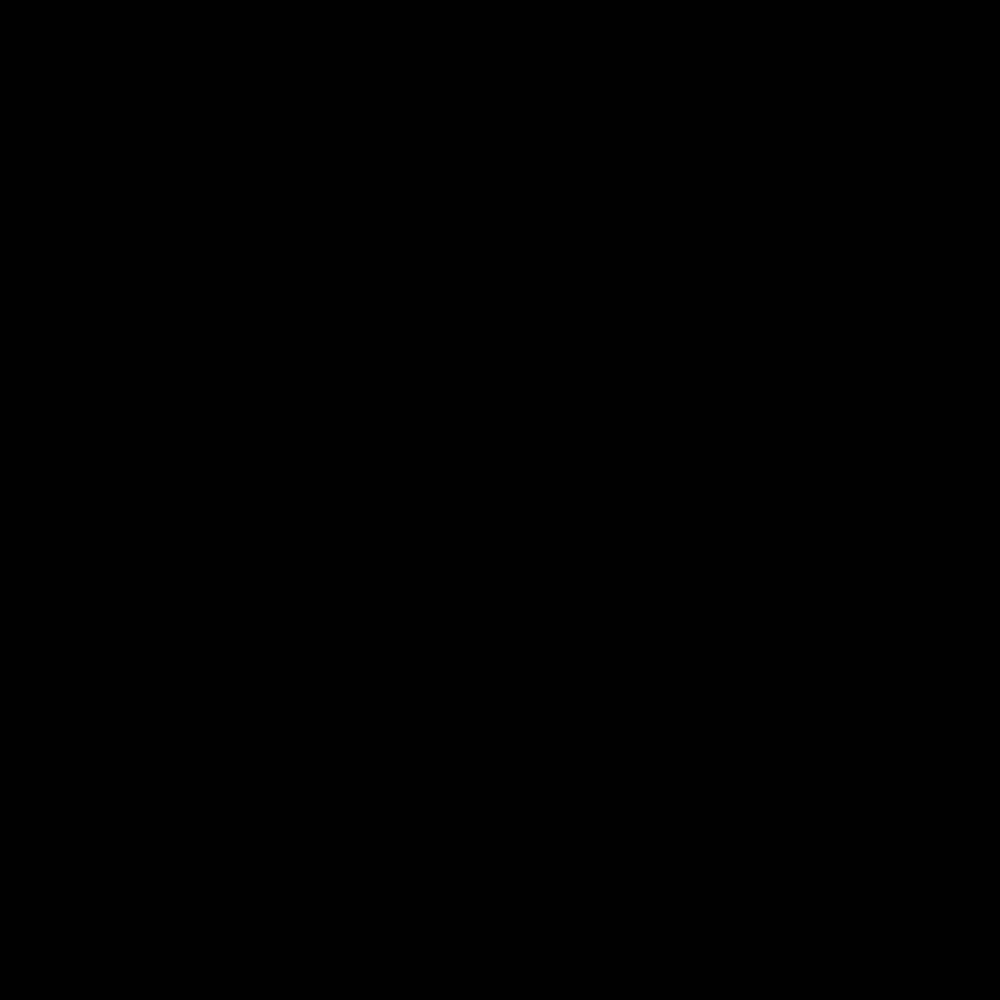
Frame 1 (no input)
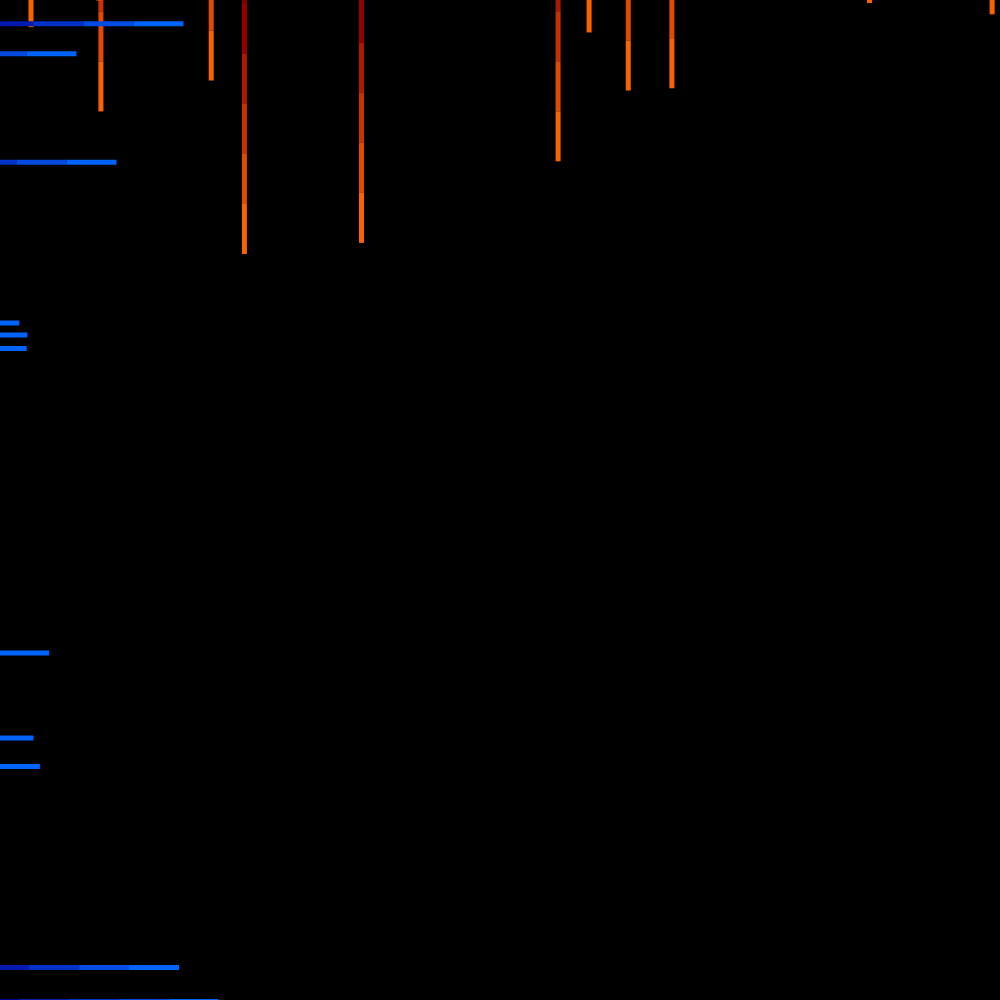
Frame 60 (no input)
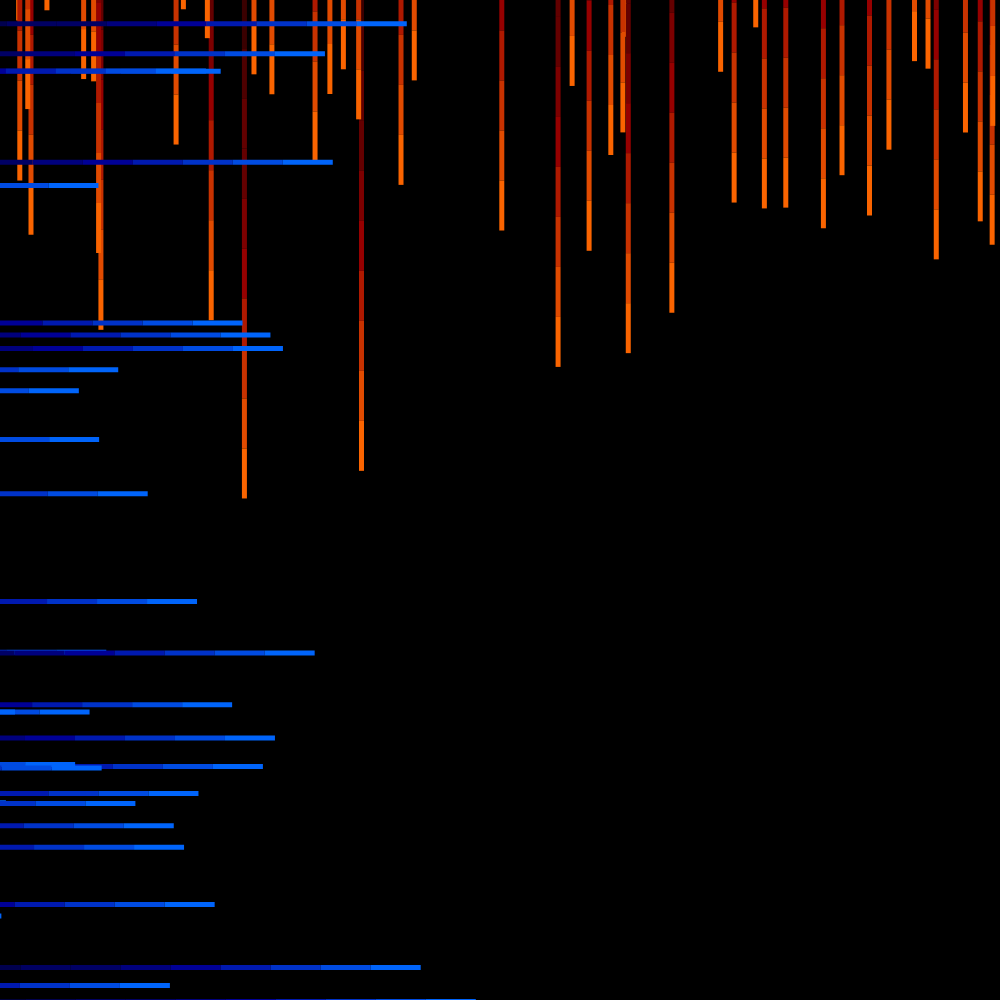
Frame 120 (the mouse pressed at the canvas centre since frame 60)

The p5.js sketch that drew these frames (run headless with seeded random() and noise() and a simulated clock; from frame 60 on, the mouse is pressed at the canvas centre):

// p5.js sketch
// ── sketch.js
var dash = []
var run = []


function setup() {
  createCanvas(1000, 1000);
}

function draw() {
  background(0);

if(frameRate = 200){
  for(var i = 0; i < 1; i++){
    dash.push(new Dash)
  }
  }

if(frameRate = 200){
  for(var i = 0; i < 1; i++){
    run.push(new Run)
  }
  }


  for (var i = 0; i < dash.length; i++) {
  dash[i].update()
  dash[i].display()

  if(dash[i].y > 1600){
    dash.splice(i, 10)
  }

  if(dash[i].y > 2000){
    dash.splice(i, 50)
  }

  if(dash[i].y > 2500){
    dash.splice(i, 50)
  }


  }

    for (var i = 0; i < run.length; i++) {
  run[i].update()
  run[i].display()
  
  if(run[i].x > 1600){
    run.splice(i, 10)
  }
  
  if(run[i].x > 2000){
    run.splice(i, 50)
  }

  if(run[i].x > 2500){
    run.splice(i, 50)
  }


  }
}



function Dash(){
  this.x = random(width)
  this.y = random(height) - 1000

  this.update = function(){
    this.y += random(8)
    
  }

  this.display = function(){
    noStroke()

    fill(100, 0, 0, 0)
    rect(this.x, this.y - 600, 5, 50)

    fill(100, 0, 0, 50)
    rect(this.x, this.y - 550, 5, 50)

    fill(100, 0, 0, 100)
    rect(this.x, this.y - 500, 5, 50)

    fill(100, 0, 0, 150)
    rect(this.x, this.y - 450, 5, 50)

    fill(100, 0, 0, 200)
    rect(this.x, this.y - 400, 5, 50)

    fill(100, 0, 0, 250)
    rect(this.x, this.y - 350, 5, 50)

    fill(100, 0, 0)
    rect(this.x, this.y - 300, 5, 50)

    fill(125, 0, 0)
    rect(this.x, this.y - 250, 5, 50)

    fill(150, 0, 0)
    rect(this.x, this.y - 200, 5, 50)

    fill(175, 25, 0)
    rect(this.x, this.y - 150, 5, 50)

    fill(200, 50, 0)
    rect(this.x, this.y - 100, 5, 50)

    fill(225, 75, 0)
    rect(this.x, this.y - 50, 5, 50)

    fill(250, 100, 0)
    rect(this.x, this.y, 5, 50)
  }
}

function Run(){
  this.x = random(width) - 1000
  this.y = random(height)

  this.update = function(){
    this.x += random(8)
    
  }

  this.display = function(){
    noStroke()

    fill(0, 0, 100, 0)
    rect(this.x - 600, this.y, 50, 5)

    fill(0, 0, 100, 50)
    rect(this.x - 550, this.y, 50, 5)

    fill(0, 0, 100, 100)
    rect(this.x - 500, this.y, 50, 5)

    fill(0, 0, 100, 150)
    rect(this.x - 450, this.y, 50, 5)

    fill(0, 0, 100, 200)
    rect(this.x - 400, this.y, 50, 5)

    fill(0, 0, 100, 250)
    rect(this.x - 350, this.y, 50, 5)

    fill(0, 0, 100)
    rect(this.x - 300, this.y, 50, 5)

    fill(0, 0, 125)
    rect(this.x - 250, this.y, 50, 5)

    fill(0, 0, 150)
    rect(this.x - 200, this.y, 50, 5)

    fill(0, 25, 175)
    rect(this.x - 150, this.y, 50, 5)

    fill(0, 50, 200)
    rect(this.x - 100, this.y, 50, 5)

    fill(0, 75, 225)
    rect(this.x - 50, this.y, 50, 5)

    fill(0, 100, 250)
    rect(this.x, this.y, 50, 5)
  }
}
